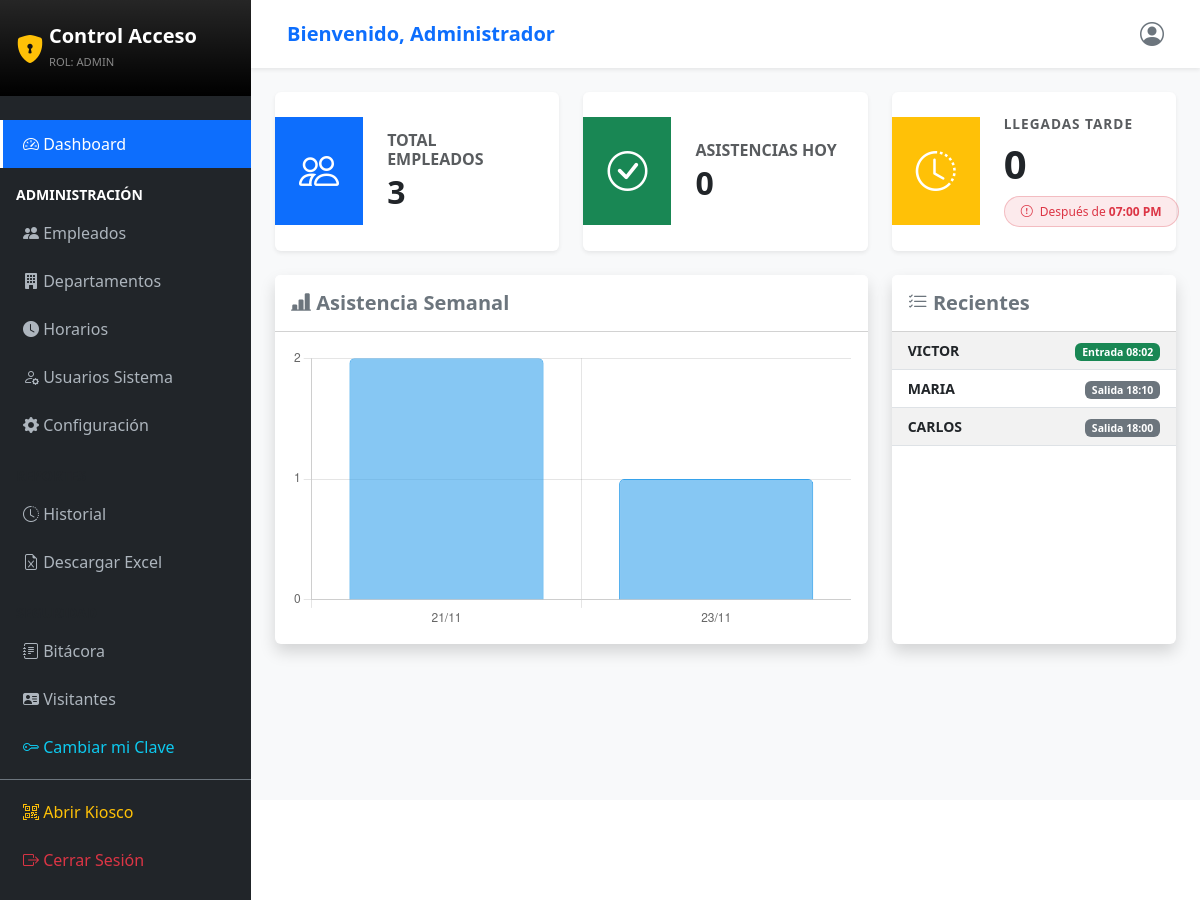
Page /?c=Dashboard (signed in) on the committed database.
### tables this page shows
CREATE TABLE IF NOT EXISTS `settings` (
  `id` int NOT NULL AUTO_INCREMENT,
  `setting_name` varchar(50) NOT NULL,
  `setting_value` varchar(255) NOT NULL,
  PRIMARY KEY (`id`),
  UNIQUE KEY `setting_name` (`setting_name`)
);

CREATE TABLE IF NOT EXISTS `attendance_logs` (
  `id` int NOT NULL AUTO_INCREMENT,
  `employee_id` int NOT NULL,
  `date_log` date NOT NULL,
  `check_in_time` time DEFAULT NULL,
  `breakfast_time` time DEFAULT NULL,
  `breakfast_return_time` time DEFAULT NULL,
  `lunch_out_time` time DEFAULT NULL,
  `lunch_return_time` time DEFAULT NULL,
  `check_out_time` time DEFAULT NULL,
  `source_ip` varchar(45) DEFAULT NULL,
  `total_hours` decimal(5,2) DEFAULT NULL,
  `status` enum('a_tiempo','tarde') DEFAULT 'a_tiempo',
  PRIMARY KEY (`id`),
  KEY `employee_id` (`employee_id`),
  CONSTRAINT `attendance_logs_ibfk_1` FOREIGN KEY (`employee_id`) REFERENCES `employees` (`id`)
);

CREATE TABLE IF NOT EXISTS `employees` (
  `id` int NOT NULL AUTO_INCREMENT,
  `employee_code` varchar(20) NOT NULL,
  `first_name` varchar(100) NOT NULL,
  `last_name` varchar(100) NOT NULL,
  `email` varchar(100) DEFAULT NULL,
  `password` varchar(255) DEFAULT NULL,
  `department_id` int DEFAULT NULL,
  `schedule_id` int DEFAULT NULL,
  `position` varchar(100) DEFAULT NULL,
  `site_name` varchar(120) DEFAULT NULL,
  `photo_path` varchar(255) DEFAULT 'default.png',
  `status` enum('activo','inactivo') DEFAULT 'activo',
  `created_at` datetime DEFAULT CURRENT_TIMESTAMP,
  PRIMARY KEY (`id`),
  UNIQUE KEY `employee_code` (`employee_code`),
  KEY `department_id` (`department_id`),
  KEY `schedule_id` (`schedule_id`),
  CONSTRAINT `employees_ibfk_1` FOREIGN KEY (`department_id`) REFERENCES `departments` (`id`),
  CONSTRAINT `employees_ibfk_2` FOREIGN KEY (`schedule_id`) REFERENCES `schedules` (`id`)
);

### app/controllers/DashboardController.php (called while the page is built, shortened)
<?php
require_once '../app/config/db.php';
require_once '../app/models/Attendance.php';
require_once '../app/models/Setting.php';
class DashboardController {
    private $db;
    private $attendanceModel;
    private $settingModel;
    public function __construct() {
        $database = new Database();
        $this->db = $database->getConnection();
        $this->attendanceModel = new Attendance($this->db);
        $this->settingModel = new Setting($this->db);
    }
    public function index() {
        $horaEntrada = $this->settingModel->get('entry_time');
        $totalEmployees = $this->countEmployees();
        $attendanceToday = $this->attendanceModel->countToday();
        $totalLates = $this->attendanceModel->countLatesToday($horaEntrada);
        $recentLogs = $this->attendanceModel->getRecentLogs();
        $chartData = $this->attendanceModel->getWeeklyStats();
        $labels = [];
        $dataValues = [];
        foreach($chartData as $day) {
            $labels[] = date('d/m', strtotime($day['date_log']));
            $dataValues[] = $day['total'];
        }
        require_once '../app/views/dashboard/index.php';
    }
    private function countEmployees() {
        $query = "SELECT COUNT(*) as total FROM employees WHERE status = 'activo'";
        $stmt = $this->db->prepare($query);
        $stmt->execute();
        $row = $stmt->fetch(PDO::FETCH_ASSOC);
        return $row['total'];
    }
}
?>

### app/config/db.php (called while the page is built, shortened)
<?php
class Database {
    private $host = "localhost";
    private $db_name = "control_acceso_db";
    private $username = "root";
    private $password = "";
    public function getConnection() {
        $this->conn = null;
        try {
            $this->conn = new PDO("mysql:host=" . $this->host . ";dbname=" . $this->db_name, $this->username, $this->password);
            $this->conn->exec("set names utf8");
            $offset = date("P");
            $this->conn->exec("SET time_zone='$offset';");
        } catch(PDOException $exception) {
            echo "Error de conexión: " . $exception->getMessage();
        }
        return $this->conn;
    }
}
?>

### app/models/Attendance.php (called while the page is built, shortened)
<?php
class Attendance {
    private $conn;
    private $table = "attendance_logs";
    public function __construct($db) {
        $this->conn = $db;
    }
    public function getRecentLogs() {
        $query = "SELECT a.*, e.first_name, e.last_name, e.employee_code
                  FROM " . $this->table . " a
                  INNER JOIN employees e ON a.employee_id = e.id
                  ORDER BY a.id DESC LIMIT 10";
        $stmt = $this->conn->prepare($query);
        $stmt->execute();
        return $stmt->fetchAll(PDO::FETCH_ASSOC);
    }
    public function countToday() {
        $today = date('Y-m-d');
        $query = "SELECT COUNT(*) as total FROM " . $this->table . " WHERE date_log = :today";
        $stmt = $this->conn->prepare($query);
        $stmt->bindParam(':today', $today);
        $stmt->execute();
        $row = $stmt->fetch(PDO::FETCH_ASSOC);
        return $row['total'];
    }
    public function getWeeklyStats() {
        $query = "SELECT date_log, COUNT(*) as total
                  FROM " . $this->table . "
                  GROUP BY date_log
                  ORDER BY date_log DESC
                  LIMIT 7";
        $stmt = $this->conn->prepare($query);
        $stmt->execute();
        return array_reverse($stmt->fetchAll(PDO::FETCH_ASSOC));
    }
    public function countLatesToday($horaLimite) {
        $today = date('Y-m-d');
        $query = "SELECT COUNT(*) as total
                  FROM " . $this->table . "
                  WHERE date_log = :today AND check_in_time > :limit";
        $stmt = $this->conn->prepare($query);
        $stmt->bindParam(':today', $today);
        $stmt->bindParam(':limit', $horaLimite);
        $stmt->execute();
        $row = $stmt->fetch(PDO::FETCH_ASSOC);
        return $row['total'];
    }
}
?>

### app/models/Setting.php (called while the page is built, shortened)
<?php
class Setting {
    private $conn;
    private $table = "settings";
    public function __construct($db) {
        $this->conn = $db;
    }
    public function get($name) {
        $query = "SELECT setting_value FROM " . $this->table . " WHERE setting_name = :name LIMIT 1";
        $stmt = $this->conn->prepare($query);
        $stmt->bindParam(':name', $name);
        $stmt->execute();
        $row = $stmt->fetch(PDO::FETCH_ASSOC);
        return $row ? $row['setting_value'] : null;
    }
}
?>

### app/views/dashboard/index.php (the view, shortened to what this page needs)
<!DOCTYPE html>
<html lang="es">
<head>
    <link href="https://cdn.jsdelivr.net/npm/bootstrap@5.3.0/dist/css/bootstrap.min.css" rel="stylesheet">
    <link rel="stylesheet" href="https://cdn.jsdelivr.net/npm/bootstrap-icons@1.10.0/font/bootstrap-icons.css">
</head>
<body>
<div class="d-flex">
    <?php require_once '../app/views/layouts/sidebar.php'; ?>
    <div class="flex-grow-1 bg-light" style="height: 100vh; overflow-y: auto;">
        <nav class="navbar navbar-light bg-white shadow-sm px-4 py-3">
            <div class="container-fluid">
                <span class="navbar-brand mb-0 h1 fw-bold text-primary">Bienvenido, Administrador</span>
                <div class="d-flex align-items-center">
                    <i class="bi bi-person-circle fs-4 text-secondary"></i>
                </div>
            </div>
        </nav>
        <div class="container-fluid p-4">
            <div class="row g-4 mb-4">
                <div class="col-md-4">
                    <div class="card border-0 shadow-sm h-100">
                        <div class="card-body p-0 d-flex align-items-center">
                            <div class="bg-primary text-white p-4"><i class="bi bi-people fs-1"></i></div>
                            <div class="p-4 flex-grow-1">
                                <h6 class="text-muted text-uppercase fw-bold mb-1">Total Empleados</h6>
                                <h2 class="mb-0 fw-bold text-dark">
                                    <?php echo isset($totalEmployees) ? $totalEmployees : 0; ?>
                                </h2>
                            </div>
                        </div>
                    </div>
                </div>
                <div class="col-md-4">
                    <div class="card border-0 shadow-sm h-100">
                        <div class="card-body p-0 d-flex align-items-center">
                            <div class="bg-success text-white p-4"><i class="bi bi-check-circle fs-1"></i></div>
                            <div class="p-4 flex-grow-1">
                                <h6 class="text-muted text-uppercase fw-bold mb-1">Asistencias Hoy</h6>
                                <h2 class="mb-0 fw-bold text-dark">
                                    <?php echo isset($attendanceToday) ? $attendanceToday : 0; ?>
                                </h2>
                            </div>
                        </div>
                    </div>
                </div>
                <div class="col-md-4">
                    <div class="card border-0 shadow-sm h-100">
                        <div class="card-body p-0 d-flex align-items-center">
                            <div class="bg-warning text-white p-4 d-flex align-items-center justify-content-center" style="width: 100px;">
                                <i class="bi bi-clock-history fs-1"></i>
                            </div>
                            <div class="p-4 flex-grow-1">
                                <h6 class="text-muted text-uppercase fw-bold mb-2" style="font-size: 0.85rem; letter-spacing: 1px;">
                                    Llegadas Tarde
                                </h6>
                                <h2 class="mb-2 fw-bold text-dark display-6">
                                    <?php echo isset($totalLates) ? $totalLates : 0; ?>
                                </h2>
                                <div>
                                    <span class="badge rounded-pill bg-danger bg-opacity-10 text-danger border border-danger border-opacity-25 px-3 py-2 fw-normal">
                                        <i class="bi bi-exclamation-circle me-1"></i>
                                        Después de <strong><?php echo date('h:i A', strtotime($horaEntrada)); ?></strong>
                                    </span>
                                </div>
                            </div>
                        </div>
                    </div>
                </div>
            </div>
            <div class="row">
                <div class="col-lg-8 mb-4">
                    <div class="card shadow border-0 h-100">
                        <div class="card-header bg-white py-3">
                            <h5 class="mb-0 fw-bold text-secondary"><i class="bi bi-bar-chart-line-fill"></i> Asistencia Semanal</h5>
                        </div>
                        <div class="card-body">
                            <canvas id="attendanceChart" style="max-height: 300px;"></canvas>
                        </div>
                    </div>
                </div>
                <div class="col-lg-4 mb-4">
                    <div class="card shadow border-0 h-100">
                        <div class="card-header bg-white py-3">
                            <h5 class="mb-0 fw-bold text-secondary"><i class="bi bi-list-check"></i> Recientes</h5>
                        </div>
                        <div class="card-body p-0">
                            <div class="table-responsive">
                                <table class="table table-striped mb-0 small">
                                    <tbody>
                                        <?php if(isset($recentLogs) && count($recentLogs) > 0): ?>
                                            <?php foreach(array_slice($recentLogs, 0, 5) as $log): ?>
                                                <tr>
                                                    <td class="ps-3 fw-bold"><?php echo $log['first_name']; ?></td>
                                                    <td class="text-end pe-3">
                                                        <?php if($log['check_out_time']): ?>
                                                            <span class="badge bg-secondary">Salida <?php echo date('H:i', strtotime($log['check_out_time'])); ?></span>
                                                        <?php else: ?>
                                                            <span class="badge bg-success">Entrada <?php echo date('H:i', strtotime($log['check_in_time'])); ?></span>
                                                        <?php endif; ?>
                                                    </td>
                                                </tr>
                                            <?php endforeach; ?>
                                        <?php else: ?>
                                            <tr><td class="text-center py-3 text-muted">Sin registros hoy.</td></tr>
                                        <?php endif; ?>
                                    </tbody>
                                </table>
                            </div>
                        </div>
                    </div>
                </div>
            </div>
        </div>
    </div>
</div>
<script>
    const ctx = document.getElementById('attendanceChart');
    new Chart(ctx, {
        type: 'bar',
        data: {
            labels: <?php echo json_encode($labels); ?>,
            datasets: [{
                label: 'Asistencias',
                data: <?php echo json_encode($dataValues); ?>,
                backgroundColor: 'rgba(54, 162, 235, 0.6)',
                borderColor: 'rgba(54, 162, 235, 1)',
                borderWidth: 1,
                borderRadius: 5
            }]
        },
        options: {
            responsive: true,
            scales: { y: { beginAtZero: true, ticks: { stepSize: 1 } } },
            plugins: { legend: { display: false } }
        }
    });
</script>
</body>
</html>

### rows in the picture
settings: setting_value "07:00 PM"
attendance_logs: employee.first_name "VICTOR", check_in_time "08:02"
attendance_logs: employee.first_name "MARIA", check_out_time "18:10"
attendance_logs: employee.first_name "CARLOS", check_out_time "18:00"

### other values in the picture
$_SESSION['role'] "ADMIN"
$totalEmployees "3"
$attendanceToday "0"
$totalLates "0"
